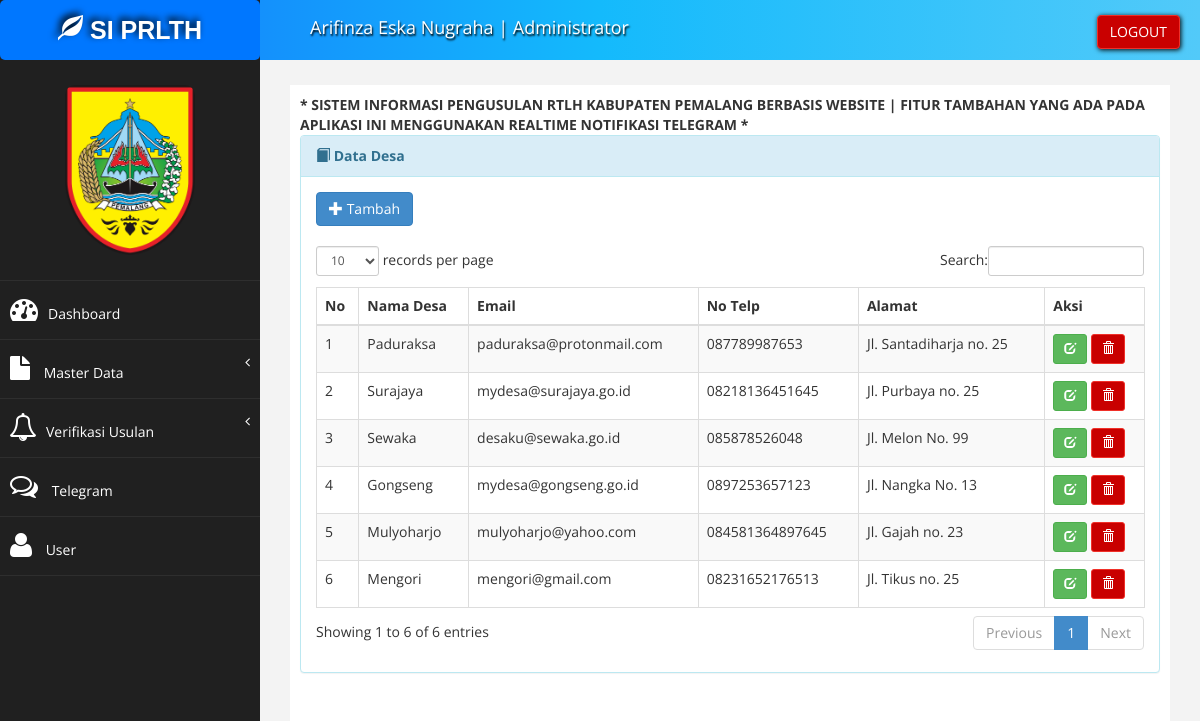
The page /index?page=pengadu_view (signed in) on the database its author committed.
### tables this page shows
CREATE TABLE `tb_pengusul` (
  `id_desa` varchar(50) NOT NULL,
  `nama_desa` varchar(30) NOT NULL,
  `email` varchar(30) NOT NULL,
  `no_hp` varchar(15) NOT NULL,
  `alamat` text NOT NULL
);

### admin/pengadu/pengadu_tampil.php (the view)
<div class="panel panel-info">
  <div class="panel-heading">
    <i class="glyphicon glyphicon-book"></i>
    <b>Data Desa</b>
  </div>
  <div class="panel-body">
    <div class="table-responsive">
      <table class="table table-striped table-bordered table-hover" id="dataTables-example">
        <thead>
          <tr>
            <th>No</th>
            <th>Nama Desa</th>
            <th>Email</th>
            <th>No Telp</th>
            <th>Alamat</th>
            <th>Aksi</th>
          </tr>
        </thead>
        <tbody>
          <?php
          $no = 1;
          $sql = $koneksi->query("select * from tb_pengusul");
          while ($data = $sql->fetch_assoc()) {
          ?>
            <tr>
              <td>
                <?php echo $no++; ?>
              </td>
              <td>
                <?php echo $data['nama_desa']; ?>
              </td>
              <td>
                <?php echo $data['email']; ?>
              </td>
              <td>
                <?php echo $data['no_hp']; ?>
              </td>
              <td>
                <?php echo $data['alamat']; ?>
              </td>
              <td>
                <a href="?page=pengadu_ubah&kode=<?php echo $data['id_desa']; ?>" title="Ubah" class="btn btn-success btn-sm">
                  <i class="glyphicon glyphicon-edit"></i>
                </a>
                <a href="?page=pengadu_hapus&kode=<?php echo $data['id_desa']; ?>" onclick="return confirm('Apakah anda yakin hapus pengadu ini ?')" title="Hapus" class="btn btn-danger btn-sm">
                  <i class="glyphicon glyphicon-trash"></i>
              </td>
            </tr>
          <?php
          }
          ?>
          <a href="?page=pengadu_tambah" class="btn btn-primary">
            <i class="glyphicon glyphicon-plus"></i> Tambah</a>
          <br>
          <br>
        </tbody>
    </div>
  </div>
</div>

### assets/css/style.css (style rules this page uses)
body { font-family: "Open Sans", sans-serif; }

### rows shown on the page
tb_pengusul: nama_desa "Paduraksa", email "paduraksa@protonmail.com", no_hp "087789987653", alamat "Jl. Santadiharja no. 25"
tb_pengusul: nama_desa "Surajaya", email "mydesa@surajaya.go.id", no_hp "08218136451645", alamat "Jl. Purbaya no. 25"
tb_pengusul: nama_desa "Sewaka", email "desaku@sewaka.go.id", no_hp "085878526048", alamat "Jl. Melon No. 99"
tb_pengusul: nama_desa "Gongseng", email "mydesa@gongseng.go.id", no_hp "0897253657123", alamat "Jl. Nangka No. 13"
tb_pengusul: nama_desa "Mulyoharjo", email "mulyoharjo@yahoo.com", no_hp "084581364897645", alamat "Jl. Gajah no. 23"
tb_pengusul: nama_desa "Mengori", email "mengori@gmail.com", no_hp "08231652176513", alamat "Jl. Tikus no. 25"

### other values the page prints
$data_nama "Arifinza Eska Nugraha"
$data_level "Administrator"
